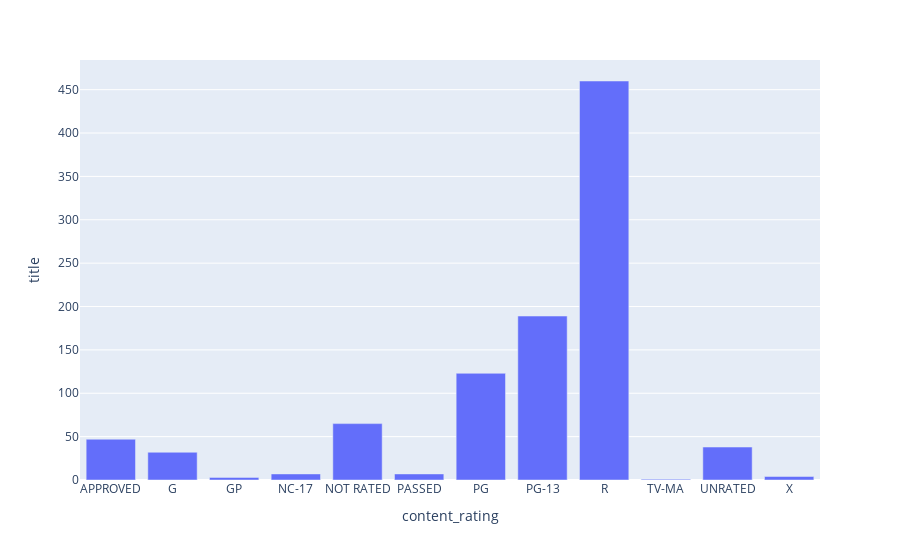

This figure's notebook cell:
### Markdown cell above
#### Use a visualization to display that same data, including a title and x and y labels.

### Code cell
# Answer:
px.bar(content_ratings, x='content_rating', y='title', barmode='group')

### Figure 1 — Plotly figure (JSON) as saved in the notebook; plotly's stock layout.template omitted (floating-point values rounded to 4 significant figures)
{"data": [{"alignmentgroup": "True", "hovertemplate": "content_rating=%{x}<br>title=%{y}<extra></extra>", "legendgroup": "", "marker": {"color": "#636efa", "pattern": {"shape": ""}}, "name": "", "offsetgroup": "", "orientation": "v", "showlegend": false, "textposition": "auto", "type": "bar", "x": ["APPROVED", "G", "GP", "NC-17", "NOT RATED", "PASSED", "PG", "PG-13", "R", "TV-MA", "UNRATED", "X"], "xaxis": "x", "y": [47, 32, 3, 7, 65, 7, 123, 189, 460, 1, 38, 4], "yaxis": "y"}], "layout": {"barmode": "group", "legend": {"tracegroupgap": 0}, "margin": {"t": 60}, "xaxis": {"anchor": "y", "domain": [0, 1], "title": {"text": "content_rating"}}, "yaxis": {"anchor": "x", "domain": [0, 1], "title": {"text": "title"}}}}
